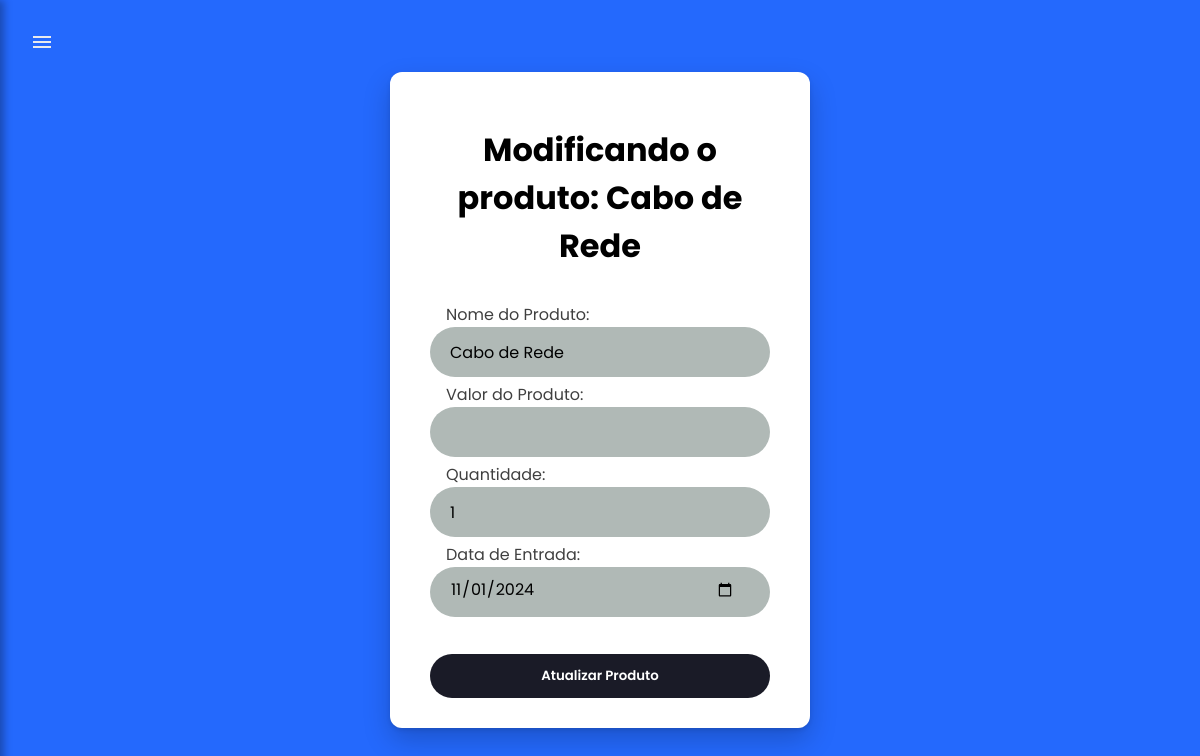
The page /sistema/estoque/editar/6/ on the database its author committed.
### sistema/models.py (models this page shows, shortened)
class Produtos(models.Model):
    id_prod = models.AutoField(primary_key= True)
    nome_prod = models.CharField(max_length = 150, null =  False, unique = True)
    vlr_prod = models.DecimalField(max_digits = 6, decimal_places = 2, default = 0)
    qntd_prod = models.IntegerField(default = 0)
    entrada_prod = models.DateField()
    saida_prod = models.DateField(null=True, blank=True)
    user = models.ForeignKey(User, on_delete = models.CASCADE)

### sistema/views.py (the view, shortened to what this page needs)
# urls.py: path('estoque/editar/<int:id_prod>/', views.modificar_produto, name='editar_produto'), #Essa é a url responsavel por redirecionar para a página de editar um produto, página essa, que so o gerente terá
@has_role_decorator('gerente')
def modificar_produto(request, id_prod): #Aqui é a view responsavel pela funcionalidade de remover o produto do estoque.
    produto = get_object_or_404(Produtos, id_prod = id_prod)
    return render(request, 'estoque/editar/modificar.html', {'produto': produto})

### sistema/templates/estoque/editar/modificar.html (shortened to what this page needs)
{% load static %}
{% load permission_tags %}
<!DOCTYPE html>
<html lang="pt-BR">
<head>
    <link rel="stylesheet" href="{% static "estoque/css/modificar.css" %}">
</head>
<body>
    <div class="menu-toggle" onclick="toggleSidebar()">
        <svg xmlns="http://www.w3.org/2000/svg" height="24px" viewBox="0 -960 960 960" width="24px" fill="#e8eaed" class="icone-menu"><path d="M120-240v-80h720v80H120Zm0-200v-80h720v80H120Zm0-200v-80h720v80H120Z"/></svg>
    </div>
    <div class='container'>
        <form method = "POST">
            <div>
                <h1>Modificando o  produto: {{ produto.nome_prod }}</h1>
            </div>
            <div class='input-login'>
                <label for="nome">Nome do Produto:</label>
                <input type="text" name="nome" id="nome" value="{{ produto.nome_prod }}" required>
            </div>
            <div class='input-login'>
                <label for="valor">Valor do Produto:</label>
                <input type="number" name="valor" id="valor" min="0" step="0.01" value="{{ produto.vlr_prod }}" required>
            </div>
            <div class='input-login'>
                <label for="quantidade">Quantidade:</label>
                <input type="number" name="quantidade" id="quantidade" min="0" value="{{ produto.qntd_prod }}" required>
            </div>
            <div class='input-data'>
                <label for="data_entrada">Data de Entrada:</label>
                <input type="date" name="data_entrada" id="data_entrada" value="{{ produto.entrada_prod|date:'Y-m-d' }}" min = '2024-01-01' required>
            </div>
            <div>
                <button type="submit">Atualizar Produto</button>
            </div>
        </form>
    </div>
</body>
</html>

### template/static/estoque/css/modificar.css (style rules this page uses)
* { margin: 0; padding: 0; box-sizing: border-box; font-family: "Poppins", sans-serif; }
body { display: flex; align-items: center; justify-content: center; background-color: rgb(36, 105, 253); min-height: 100vh; }
.container { width: 420px; display: flex; background-color: white; border-radius: 12px; padding: 30px 40px; box-shadow: rgba(0, 0, 0, 0.2) 0px 12px 28px 0px, rgba(0, 0, 0, 0.1) 0px 2px 4px 0px, rgba(255, 255, 255, 0.05) 0px 0px 0px 1px inset; }
h2, h1 { margin: 1.5rem 0 2rem 0; text-align: center; font-size: clamp(1.5rem, 4vw, 2rem); }
label { padding-left: 16px; opacity: 0.75; width: 100%; max-width: 300px; }
.input-login { position: relative; width: 100%; height: 100%; height: 50px; margin: 30px 0; }
.input-data { position: relative; width: 100%; height: 100%; height: 50px; margin: 30px 0; }
.input-data input { width: 100%; height: 100%; background-color: #b0b9b6; border-radius: 40px; border: none; outline: none; font-size: 16px; color: black; padding: 15px 35px 20px 20px; }
.input-login input { width: 100%; height: 100%; background-color: #b0b9b6; border-radius: 40px; border: none; outline: none; font-size: 16px; color: black; padding: 20px 45px 20px 20px; }
button { width: 100%; height: 100%; padding: 12px 48px; border-radius: 50px; color: white; margin-top: 2rem; cursor: pointer; outline: none; border-width: 0; background-color: #1A1B27; font-weight: 600; }
.menu-toggle { position: fixed; top: 20px; left: 20px; color: #fff; padding: 10px; border-radius: 5px; cursor: pointer; z-index: 1002; }
input[type="number"] { -moz-appearance: textfield; }

### rows shown on the page
Produtos: nome_prod "Cabo de Rede", nome "Cabo de Rede", quantidade "1", data_entrada "11/01/2024"
